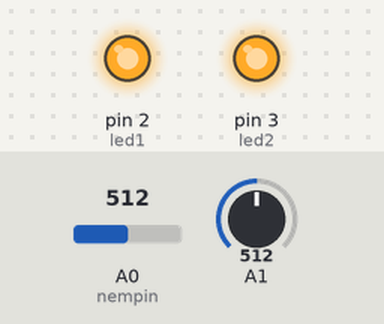
The sketch below on a simulated Arduino Uno, built with avr-gcc and run on an emulated ATmega328P. Shown: output pins drawn as LEDs (lit = HIGH). Inputs (shaded band) come from the test bench; at power-on: A0 (nempin) = 512, A1 = 512. What the sketch prints to the serial monitor is not drawn.

Above: at 0.1 s.
Timing chart, 0 to 1.6 s (numbered marks = the images above):
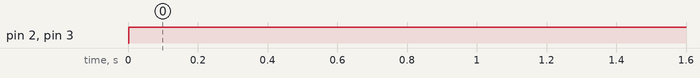

Measured:
- by itself, pin 2 (led1), pin 3 (led2): LOW → HIGH at 0.00 s

The sketch:

nem-bas_nc.ino
```cpp
const float  OffSet = 0.499;
float V, P,p1,p2,p3,d;
int nempin=A0;
int nem=0;
const int led1=2;
const int led2=3;

void setup() {
  // put your setup code here, to run once:
   Serial.begin(9600);

   pinMode(nempin,INPUT);
   pinMode(led1,OUTPUT);
   pinMode(led2,OUTPUT);
   p1=1;
   p2=1;

}

void loop() {


  nem=analogRead(A0);
  V = analogRead(A1) * 5.00 / 1024;
  P = (V - OffSet) * 400;
  p1=(P+p1)/2;
  p2=(p1+p2)/2;
  p3=(p1+p2+P)/3;
  d=p3/9.81;
  Serial.print("Voltage:");
  Serial.print(V, 3);
  Serial.println("V");

  Serial.print(" Pressure:");
  Serial.print(p3, 1);
  Serial.println(" KPa");
  Serial.println();

Serial.print(" Derinlik:");
Serial.print(d);
Serial.println(" metre ");
  Serial.println();

  if(nem<1023)
  {
    digitalWrite(led1,HIGH);
  }
  if(d>1)
  {
    digitalWrite(led2,HIGH);
  }

Serial.print("nem: ");
Serial.println(nem);
delay(500);

}
```
